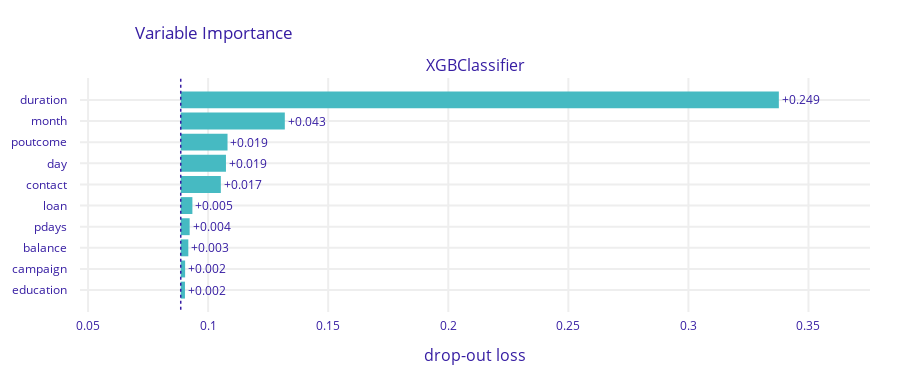

This figure's notebook cell:
### Code cell
vi = exp.model_parts(N = None, B = 20, random_state=42)
vi.plot()

### Figure 1 — Plotly figure (JSON) as saved in the notebook; plotly's stock layout.template omitted (floating-point values rounded to 4 significant figures)
{"data": [{"base": 0.08859, "hoverinfo": "text", "hoverlabel": {"bgcolor": "rgba(0,0,0,0.8)"}, "hovertext": ["Model: XGBClassifier loss after<br>variable: duration is permuted: 0.338<br>Drop-out loss change: +0.249", "Model: XGBClassifier loss after<br>variable: month is permuted: 0.132<br>Drop-out loss change: +0.043", "Model: XGBClassifier loss after<br>variable: poutcome is permuted: 0.108<br>Drop-out loss change: +0.019", "Model: XGBClassifier loss after<br>variable: day is permuted: 0.107<br>Drop-out loss change: +0.019", "Model: XGBClassifier loss after<br>variable: contact is permuted: 0.105<br>Drop-out loss change: +0.017", "Model: XGBClassifier loss after<br>variable: loan is permuted: 0.093<br>Drop-out loss change: +0.005", "Model: XGBClassifier loss after<br>variable: pdays is permuted: 0.092<br>Drop-out loss change: +0.004", "Model: XGBClassifier loss after<br>variable: balance is permuted: 0.092<br>Drop-out loss change: +0.003", "Model: XGBClassifier loss after<br>variable: campaign is permuted: 0.09<br>Drop-out loss change: +0.002", "Model: XGBClassifier loss after<br>variable: education is permuted: 0.09<br>Drop-out loss change: +0.002"], "marker": {"color": "#46bac2"}, "orientation": "h", "showlegend": false, "text": ["+0.249", "+0.043", "+0.019", "+0.019", "+0.017", "+0.005", "+0.004", "+0.003", "+0.002", "+0.002"], "textposition": "outside", "type": "bar", "x": [0.2491, 0.04334, 0.01949, 0.01883, 0.0167, 0.004853, 0.003716, 0.003154, 0.001823, 0.001758], "xaxis": "x", "y": ["duration", "month", "poutcome", "day", "contact", "loan", "pdays", "balance", "campaign", "education"], "yaxis": "y"}], "layout": {"annotations": [{"font": {"size": 16}, "showarrow": false, "text": "XGBClassifier", "x": 0.5, "xanchor": "center", "xref": "paper", "y": 1, "yanchor": "bottom", "yref": "paper"}, {"font": {"size": 16}, "showarrow": false, "text": "drop-out loss", "x": 0.5, "xanchor": "center", "xref": "paper", "y": 0, "yanchor": "top", "yref": "paper", "yshift": -30}], "font": {"color": "#371ea3"}, "height": 383, "margin": {"b": 71, "r": 30, "t": 78}, "shapes": [{"line": {"color": "#371ea3", "dash": "dot", "width": 1.5}, "type": "line", "x0": 0.08859, "x1": 0.08859, "xref": "x", "y0": -1, "y1": 10, "yref": "y"}], "title": {"text": "Variable Importance", "x": 0.15}, "xaxis": {"anchor": "y", "automargin": true, "domain": [0, 1], "fixedrange": true, "gridwidth": 2, "range": [0.04663, 0.3756], "tickcolor": "white", "ticklen": 3, "ticks": "outside", "type": "linear", "zeroline": false}, "yaxis": {"anchor": "x", "automargin": true, "autorange": "reversed", "domain": [0, 1], "fixedrange": true, "gridwidth": 2, "tickcolor": "white", "ticklen": 10, "ticks": "outside", "type": "category"}}}
